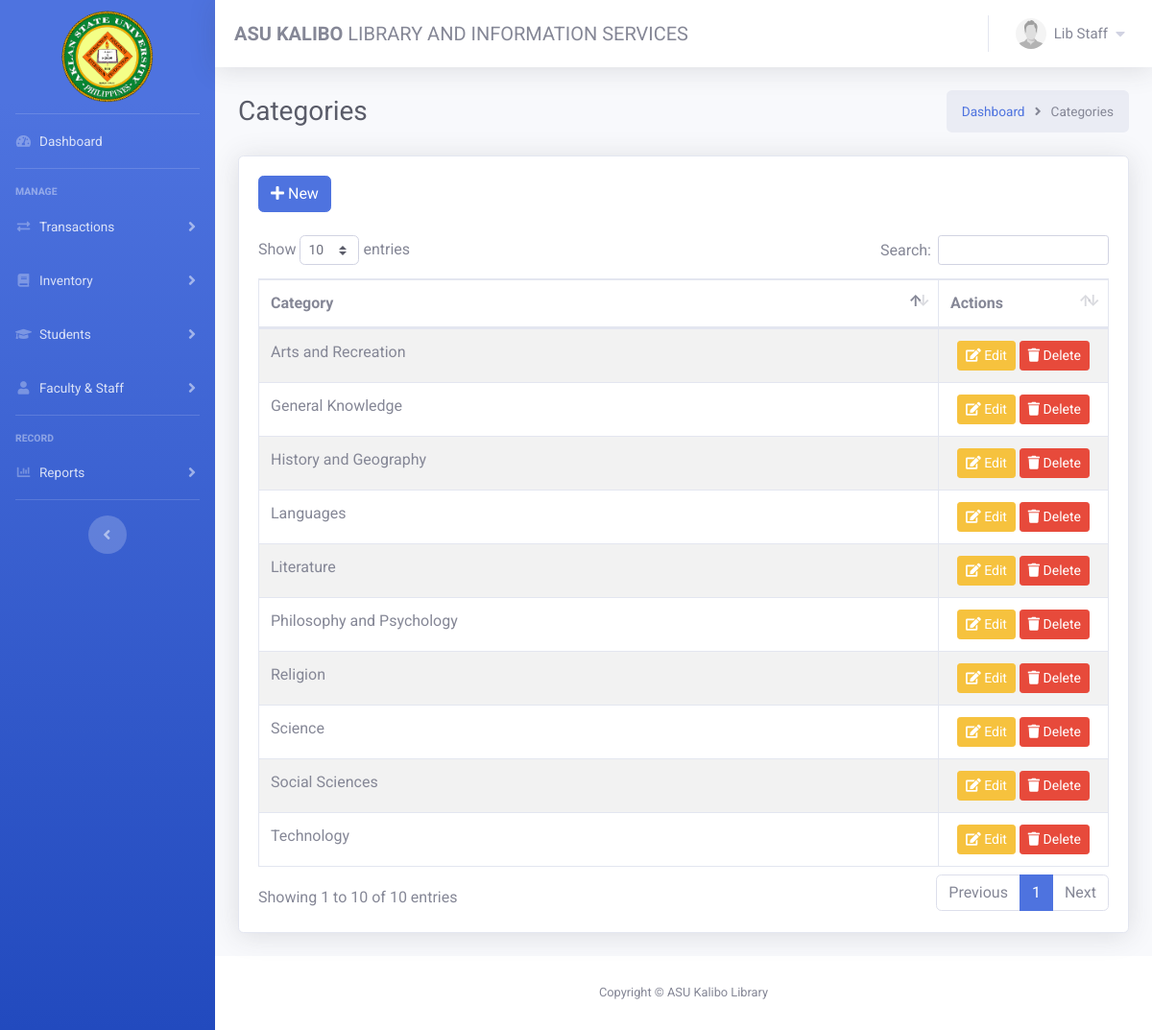
The app's page /admin/category.php (signed in) with its own data.
### tables this page shows
CREATE TABLE `category` (
  `id` int(11) NOT NULL,
  `name` varchar(100) NOT NULL
);

### admin/includes/session.php (called while the page is built, shortened)
<?php
	include 'includes/conn.php';
	$sql = "SELECT * FROM admin WHERE id = '".$_SESSION['admin']."'";
	$query = $conn->query($sql);
	$user = $query->fetch_assoc();
?>

### admin/category.php (the view, shortened to what this page needs)
<?php include 'includes/session.php'; ?>
<?php include 'includes/conn.php'; ?>
<?php include 'includes/header.php'; ?>
<body id="page-top">
    <div id="wrapper">
    <?php include 'includes/frame.php'; ?>
        <div>
            <div>
                <div class="container-fluid">
                    <div class="d-sm-flex align-items-center justify-content-between mb-4">
                        <h1 class="h3 mb-0 text-gray-800">Categories</h1>
                        <nav style="--bs-breadcrumb-divider: '>';font-size:85%;" aria-label="breadcrumb">
                            <ol class="breadcrumb mb-0">
                                <li class=""><a href="home.php">Dashboard</a></li>&nbsp;&nbsp;&nbsp;
                                <li class=""><i class="fas fa-angle-right"></i></li>&nbsp;&nbsp;&nbsp;
                                <li class="active" aria-current="page">Categories</li>
                            </ol>
                        </nav>
                    </div>
                    <div class="card shadow mb-4">
                        <div class="card-body" >
                        <div class="d-sm-flex align-items-center justify-content-between mb-4">
                        <a href="#addnew" data-toggle="modal" class="btn btn-primary btn-flat"><i class="fa fa-plus"></i> New</a>
                        </div>
                            <div class="table-responsive">
                            <table class="table table-bordered table-striped" id="dataTable" width="100%" cellspacing="0">
                                    <thead>
                                        <tr>
                                            <th>Category</th>
                                            <th width="20%">Actions</th>
                                        </tr>
                                    </thead>
                                    <tbody>
                                        <?php
                                            $qry = mysqli_query($conn, "SELECT * FROM `category` ORDER BY `category`.`id` DESC;");
                                            while ($qry2 = mysqli_fetch_array($qry)) {
                                        ?>
                                        <tr>
                                            <td><?php echo $qry2['name']; ?></td>
                                            <td class="text-center m-5">
                                            <a href="#edit<?php echo $qry2['id']; ?>" data-toggle="modal" class="btn btn-sm btn-warning"><span class="fas fa-edit"></span> Edit</a>
                                            <a href="#delete<?php echo $qry2['id']; ?>" data-toggle="modal" class="btn btn-sm btn-danger"><span class="fas fa-trash"></span> Delete</a>
                                            </td>
                                        </tr>
                                        <?php
                                        }
                                        ?>
                                 </tbody>
                                </table>
                            </div>
                        </div>
                    </div>
        </div>
    </div>
    <?php include 'includes/footer.php'; ?>
</body>
</html>

### admin/includes/frame.php (shortened to what this page needs)
<ul class="navbar-nav bg-gradient-primary sidebar sidebar-dark accordion scrollbar" id="accordionSidebar">
    <a class="sidebar-brand d-flex flex-column align-items-center justify-content-center my-4" href="home.php">
        <div class="sidebar-brand-icon">
            <img src="../images/logo.png" class="img-profile rounded-circle" style="width: 6rem; height: 6rem;" alt="logo">
        </div>
    </a>
    <hr class="sidebar-divider my-0">
    <li class="nav-item">
        <a class="nav-link dashboard" href="home.php">
            <i class="fas fa-fw fa-tachometer-alt"></i>
            <span>Dashboard</span></a>
    </li>
    <hr class="sidebar-divider">
    <div class="sidebar-heading">
        Manage
    </div>
    <li class="nav-item">
        <a class="nav-link collapsed" href="#" data-toggle="collapse" data-target="#collapseTrans"
            aria-expanded="true" aria-controls="collapseTrans">
            <i class="fas fa-fw fa-exchange-alt"></i>
            <span>Transactions</span>
        </a>
    </li>
    <li class="nav-item">
        <a class="nav-link collapsed" href="#" data-toggle="collapse" data-target="#collapseInvent"
            aria-expanded="true" aria-controls="collapseInvent">
            <i class="fas fa-fw fa-book"></i>
            <span>Inventory</span>
        </a>
    </li>
    <li class="nav-item">
        <a class="nav-link collapsed" href="#" data-toggle="collapse" data-target="#collapseStudent"
            aria-expanded="true" aria-controls="collapseStudent">
            <i class="fas fa-fw fa-graduation-cap"></i>
            <span>Students</span>
        </a>
    </li>
    <li class="nav-item">
        <a class="nav-link collapsed" href="#" data-toggle="collapse" data-target="#collapseFaculty"
            aria-expanded="true" aria-controls="collapseFaculty">
            <i class="fas fa-fw fa-user"></i>
            <span>Faculty & Staff</span>
        </a>
    </li>
    <hr class="sidebar-divider">
    <div class="sidebar-heading">
        Record
    </div>
     <li class="nav-item">
        <a class="nav-link collapsed" href="#" data-toggle="collapse" data-target="#collapseReport"
            aria-expanded="true" aria-controls="collapseReport">
            <i class="fas fa-fw fa-chart-bar"></i>
            <span>Reports</span>
        </a>
    </li>
    <hr class="sidebar-divider">
     <div class="text-center d-none d-md-inline">
        <button class="rounded-circle border-0" id="sidebarToggle"></button>
    </div>
</ul>
<div id="content-wrapper" class="d-flex flex-column">
    <div id="content">
        <nav class="navbar navbar-expand navbar-light bg-white topbar mb-4 shadow">
            <ul class="navbar-nav mr-auto">
                <li class="nav-item d-flex align-items-center mx-1">
                    <span class="navbar-brand text-gray-600 mb-0" style="font-size: 20px;"><strong>ASU KALIBO</strong> LIBRARY AND INFORMATION SERVICES</span>
                </li>
            </ul>
            <ul class="navbar-nav ml-auto">
                <li class="nav-item dropdown no-arrow">
                    <a class="nav-link dropdown-toggle" href="#" id="userDropdown" role="button" data-toggle="dropdown" aria-haspopup="true" aria-expanded="false">
                        <?php echo "<img src='" . (!empty($user['photo']) ? '../images/' . $user['photo'] : '../images/default.jpg') . "' class='img-profile rounded-circle' alt='Admin Image'>";?>
                        <span class="ml-2 d-none d-lg-inline text-gray-600" style="font-size: 15px;">
                            <?php echo $user['firstname'].' '.$user['lastname']; ?>
                        </span>
                        <i class="fas fa-caret-down ml-2"></i>
                    </a>
                </li>
            </ul>
        </nav>

### admin/includes/frame.php (style rules this page uses)
#accordionSidebar { position: fixed; top: 0; left: 0; width: 249px; height: 100vh; overflow-y: auto; z-index: 1000; transition: width 0.5s; }
#content-wrapper { padding-left: 224px; transition: padding 0.5s; overflow-y: auto; height: 100vh; padding-top: 0rem; }
.topbar { position: sticky; top: 0; z-index: 1000; }
.scrollbar { overflow-y: auto; overflow-x: hidden; }

### records on screen
category: name "History and Geography"
category: name "Literature"
category: name "Arts and Recreation"
category: name "Technology"
category: name "Science"
category: name "Languages"
category: name "Social Sciences"
category: name "Religion"
category: name "Philosophy and Psychology"
category: name "General Knowledge"

### other values on screen
$user['firstname'] "Lib"
$user['lastname'] "Staff"
